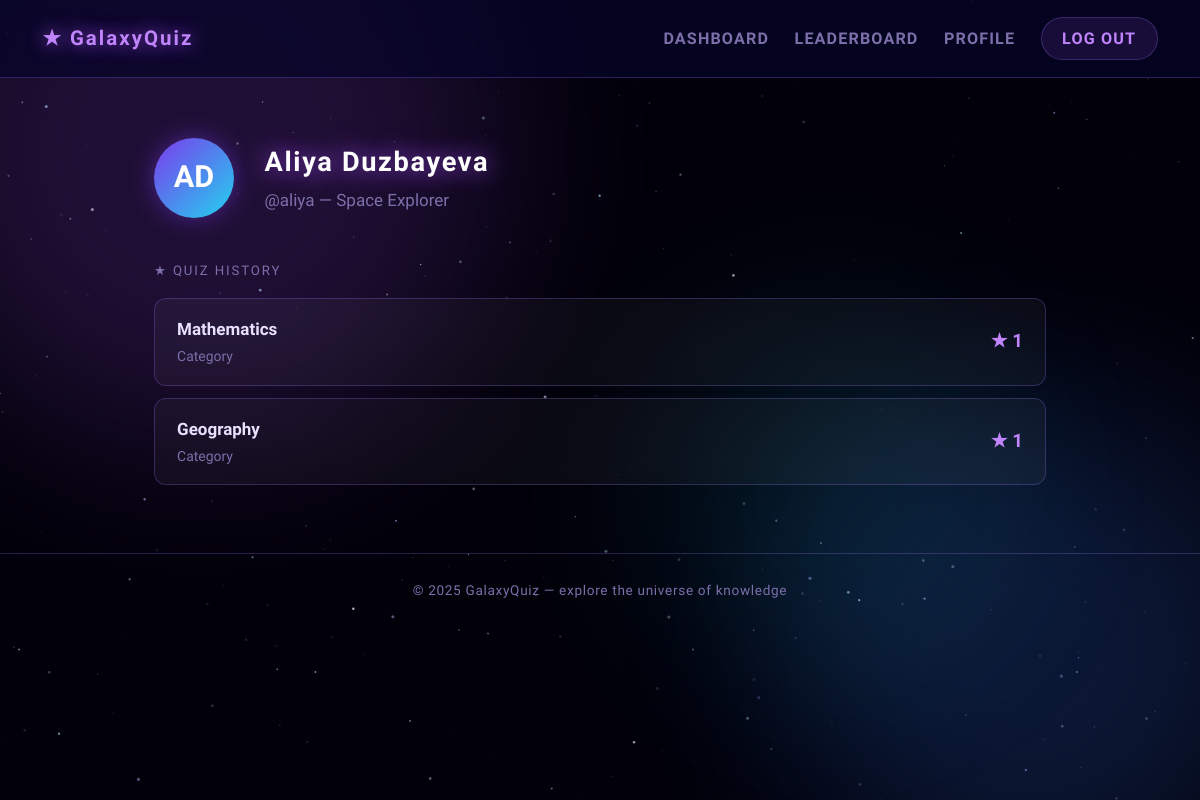
The app's page /kahoot/profile/ (signed in) with its own data.
### kahoot/models.py (models this page shows, shortened)
class Score(models.Model):
    user = models.ForeignKey(User , on_delete=models.CASCADE , related_name = "scores")
    category = models.ForeignKey(Category , on_delete=models.CASCADE , related_name = "scores")
    score = models.IntegerField()

class Category(models.Model):
    name = models.CharField(max_length=200)

### kahoot/views.py (the view)
# urls.py: path("profile/" , views.profile_page , name="profile_page"),
def profile_page(request):
    user = request.user
    scores = Score.objects.filter(user=user)
    return render(request, "kahoot/profile.html", {
        "user": user,
        "scores": scores
    })

### kahoot/templates/kahoot/profile.html (shortened to what this page needs)
{% extends "kahoot/layout.html" %}
{% block body %}
<div class="profile-header">
  <div class="avatar">{{ user.first_name|slice:":1"|upper }}{{ user.last_name|slice:":1"|upper }}</div>
  <div class="profile-info">
    <h1>{{ user.first_name }} {{ user.last_name }}</h1>
    <p>@{{ user.username }} &mdash; Space Explorer</p>
  </div>
</div>
<p class="section-title">&#9733; Quiz History</p>
<div class="history-list">
  {% if scores %}
    {% for score in scores %}
    <div class="history-item" style="animation-delay: {{ forloop.counter0 }}00ms">
      <div class="hist-cat">
        {{ score.category.name }}
        <span>Category</span>
      </div>
      <div class="hist-score">&#9733; {{ score.score }}</div>
    </div>
    {% endfor %}
  {% else %}
    <div class="empty-state">
      <span class="empty-icon">&#128202;</span>
      <p>No quizzes completed yet.</p>
      <a href="{% url 'kahoot:dashboard' %}" class="btn btn-primary" style="margin-top:1rem; display:inline-flex;">&#9654; Start a Quiz</a>
    </div>
  {% endif %}
</div>
{% endblock %}

### kahoot/templates/kahoot/layout.html (style rules this page uses)
*, *::before, *::after { box-sizing: border-box; margin: 0; padding: 0; }
:root { --bg-deep: #02010a; --bg-mid: #07052a; --bg-card: rgba(255,255,255,0.04); --border: rgba(160,120,255,0.25); --glow-purple:#a855f7; --glow-blue: #3b82f6; --glow-cyan: #22d3ee; --accent: #c084fc; --text-main: #e8e0ff; --text-dim: #7c6faa; --font-head: 'Orbitron', sans-serif; --font-body: 'Rajdhani', sans-serif; }
html, body { min-height: 100%; background: var(--bg-deep); color: var(--text-main); font-family: var(--font-body); font-size: 17px; line-height: 1.6; overflow-x: hidden; }
h1 { font-family: var(--font-head); font-size: 2rem; font-weight: 800; letter-spacing: 0.06em; color: #fff; text-shadow: 0 0 24px var(--glow-purple); margin-bottom: 0.6rem; }

### kahoot/templates/kahoot/profile.html (style rules this page uses)
.profile-header { display: flex; align-items: center; gap: 1.8rem; margin-bottom: 2.5rem; flex-wrap: wrap; }
.avatar { width: 80px; height: 80px; border-radius: 50%; background: linear-gradient(135deg, #7c3aed, #22d3ee); display: flex; align-items: center; justify-content: center; font-family: var(--font-head); font-size: 1.8rem; font-weight: 800; color: #fff; flex-shrink: 0; box-shadow: 0 0 24px rgba(124,58,237,0.5); animation: pulse-glow 3s ease-in-out infinite; }
.profile-info h1 { font-size: 1.6rem; margin-bottom: 0.2rem; }
.profile-info p { color: var(--text-dim); }
.section-title { font-family: var(--font-head); font-size: 0.78rem; letter-spacing: 0.14em; text-transform: uppercase; color: var(--text-dim); margin-bottom: 1rem; }
.history-list { display: flex; flex-direction: column; gap: 0.75rem; }
.history-item { display: flex; align-items: center; justify-content: space-between; padding: 1rem 1.3rem; background: var(--bg-card); border: 1px solid var(--border); border-radius: 12px; backdrop-filter: blur(10px); animation: card-in 0.5s cubic-bezier(0.22,1,0.36,1) both; transition: border-color 0.2s, background 0.2s; }
.hist-cat { font-weight: 600; font-size: 1rem; color: var(--text-main); }
.hist-cat span { font-size: 0.82rem; color: var(--text-dim); font-weight: 400; display: block; margin-top: 0.1rem; }
.hist-score { font-family: var(--font-head); font-size: 1.1rem; color: var(--accent); font-weight: 600; }

### records on screen
Score: category.name "Mathematics", score "1"
Score: category.name "Geography", score "1"

### other values on screen
{{ user.first_name|slice:":1"|upper }} "A"
{{ user.last_name|slice:":1"|upper }} "D"
{{ user.first_name }} "Aliya"
{{ user.last_name }} "Duzbayeva"
{{ user.username }} "aliya"
